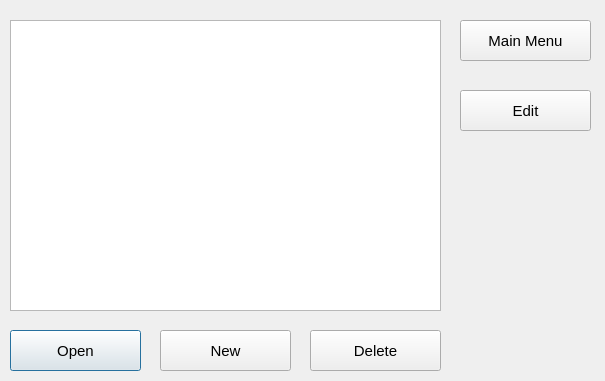
<?xml version="1.0" encoding="UTF-8"?>
<ui version="4.0">
 <class>Categories</class>
 <widget class="QDialog" name="Categories">
  <property name="geometry">
   <rect>
    <x>0</x>
    <y>0</y>
    <width>605</width>
    <height>381</height>
   </rect>
  </property>
  <property name="windowTitle">
   <string>Dialog</string>
  </property>
  <widget class="QListWidget" name="clistWidget">
   <property name="geometry">
    <rect>
     <x>10</x>
     <y>20</y>
     <width>431</width>
     <height>291</height>
    </rect>
   </property>
  </widget>
  <widget class="QPushButton" name="copushButton">
   <property name="geometry">
    <rect>
     <x>10</x>
     <y>330</y>
     <width>131</width>
     <height>41</height>
    </rect>
   </property>
   <property name="font">
    <font>
     <pointsize>11</pointsize>
    </font>
   </property>
   <property name="text">
    <string>Open</string>
   </property>
  </widget>
  <widget class="QPushButton" name="cnpushButton">
   <property name="geometry">
    <rect>
     <x>160</x>
     <y>330</y>
     <width>131</width>
     <height>41</height>
    </rect>
   </property>
   <property name="font">
    <font>
     <pointsize>11</pointsize>
    </font>
   </property>
   <property name="text">
    <string>New</string>
   </property>
  </widget>
  <widget class="QPushButton" name="cdpushButton">
   <property name="geometry">
    <rect>
     <x>310</x>
     <y>330</y>
     <width>131</width>
     <height>41</height>
    </rect>
   </property>
   <property name="font">
    <font>
     <pointsize>11</pointsize>
    </font>
   </property>
   <property name="text">
    <string>Delete</string>
   </property>
  </widget>
  <widget class="QPushButton" name="cmpushButton">
   <property name="geometry">
    <rect>
     <x>460</x>
     <y>20</y>
     <width>131</width>
     <height>41</height>
    </rect>
   </property>
   <property name="font">
    <font>
     <pointsize>11</pointsize>
    </font>
   </property>
   <property name="text">
    <string>Main Menu</string>
   </property>
  </widget>
  <widget class="QPushButton" name="cepushButton">
   <property name="geometry">
    <rect>
     <x>460</x>
     <y>90</y>
     <width>131</width>
     <height>41</height>
    </rect>
   </property>
   <property name="font">
    <font>
     <pointsize>11</pointsize>
    </font>
   </property>
   <property name="text">
    <string>Edit</string>
   </property>
  </widget>
 </widget>
 <resources/>
 <connections/>
</ui>
